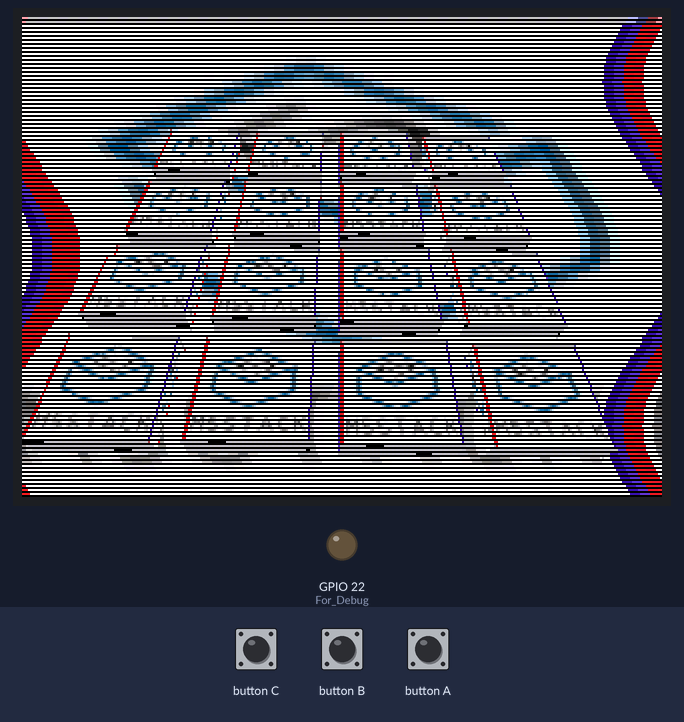
A sketch run on a simulated ESP32. On the bench: 320×240 colour display, output pins drawn as LEDs (lit = HIGH). Inputs (shaded band) come from the test bench. Random numbers use the default seed unless the sketch sets one; what the sketch prints to the serial monitor is not drawn.

Above: at 1.3 s.
1.4 s: button B pressed for 0.15 s
At 1.89 s:
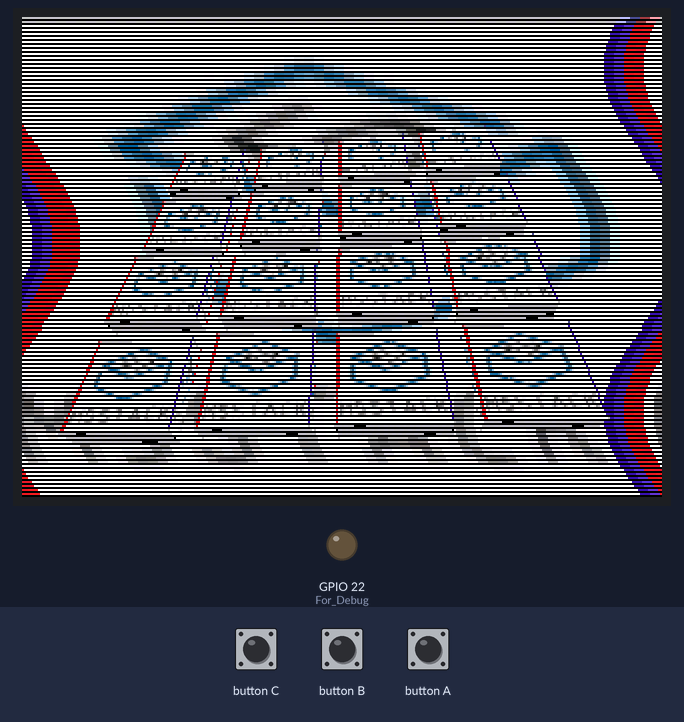
3.2 s: button A pressed for 0.15 s
At 4.0 s:
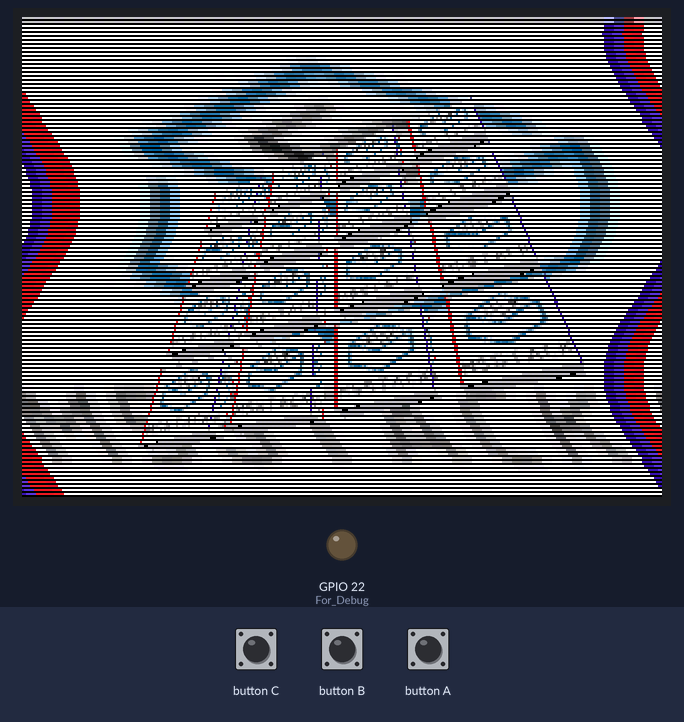
6.3 s: button A pressed for 1 s
At 7.89 s:
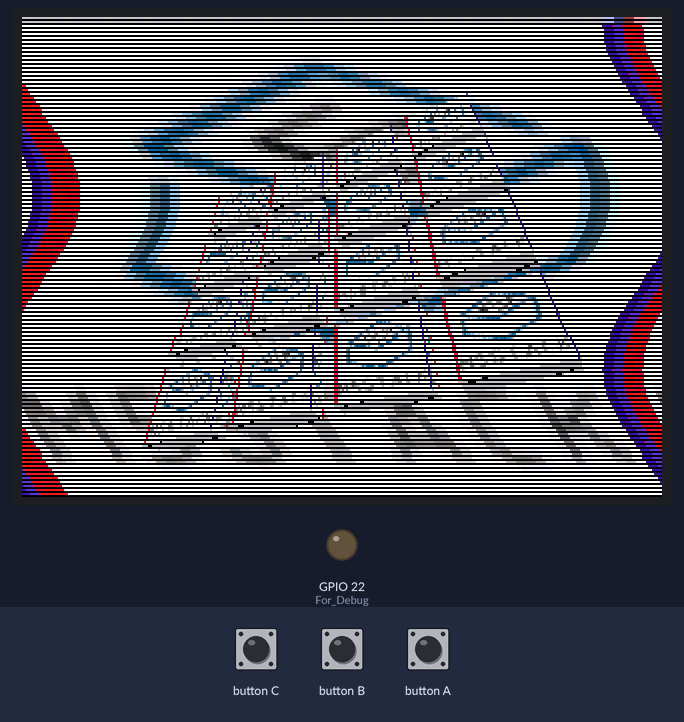
8.9 s: button B pressed for 1 s
At 10.12 s:
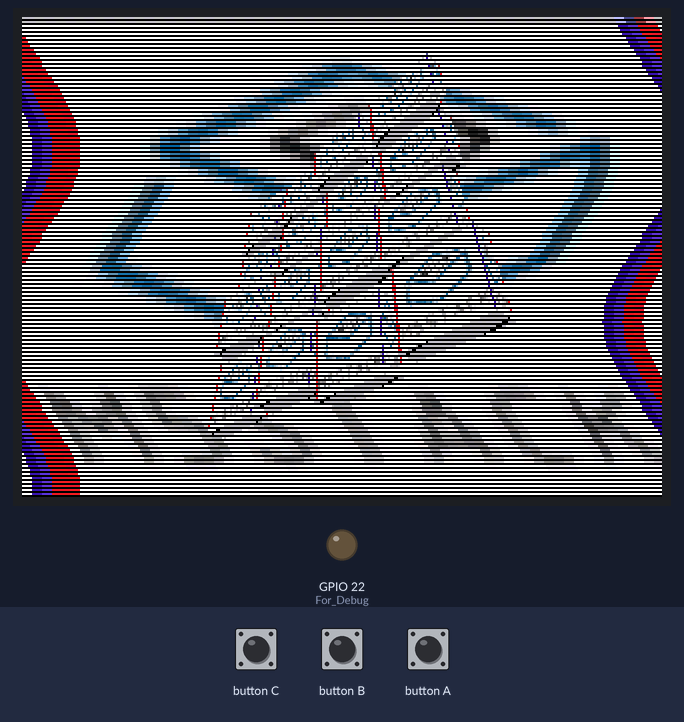
Timing chart, 0 to 11.9 s (numbered marks = the images above; inputs shaded):
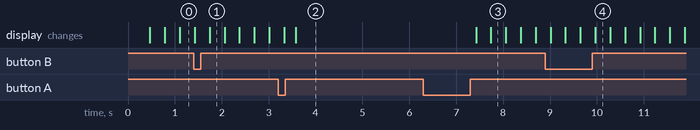

Measured:
- after the input at 6.3 s, the display: first changes after 1.1 s (image 3 shows a later state)

The sketch:

SWRasterizer.ino
```cpp
//
// m5stack_polygon.ino
//
#include <M5Stack.h>
#include <vector>

#include "vecmat.h"
#include "renderer.h"

#include "m5stack_tex.h"

#define MAX_SIN_TABLE_SIZE 256
float sintable[MAX_SIN_TABLE_SIZE];

void gentable()
{
  float phase = 0;
  for (int i = 0; i < MAX_SIN_TABLE_SIZE; i++)
  {
    sintable[i] = sin(float(i * 2 * 3.141592653f) / float(MAX_SIN_TABLE_SIZE));
  }
}

float usin(int i)
{
  return sintable[i % MAX_SIN_TABLE_SIZE];
}

float ucos(int i)
{
  return sintable[(i + (MAX_SIN_TABLE_SIZE / 4)) % MAX_SIN_TABLE_SIZE];
}

// CUBE DATA
// ref : http://www.opengl-tutorial.org//beginners-tutorials/tutorial-4-a-colored-cube/
static const renderer::VertexType cube_vertex[] = {
    // front
    {-1, -1, 1, 0x003F}, //0
    {1, -1, 1, 0x0000},  //1
    {1, 1, 1, 0x3F00},   //2
    {-1, 1, 1, 0x3F3F},  //3
    // back
    {-1, -1, -1, 0x0000}, //4
    {1, -1, -1, 0x003F},  //5
    {1, 1, -1, 0x3F3F},   //6
    {-1, 1, -1, 0x3F00},  //7
};

static const renderer::IndexType cube_indexs[] = {
    // front
    0, 1, 2, 2, 3, 0, //0
    // top
    3, 2, 6, 6, 7, 3, //1
    // back
    7, 6, 5, 5, 4, 7, //2
    // bottom
    4, 5, 1, 1, 0, 4, //3
    // left
    4, 0, 3, 3, 7, 4, //4
    // right
    1, 5, 6, 6, 2, 1, //5
};

float frand()
{
  return (float(rand() & 0xFFFF) / float(0xFFFF)) * 2.0f - 1.0f;
}

//use sintable
inline void MatrixRotation(float *dest, int x, int y, int z)
{
  MatrixIdent(dest);
  float sin_a = usin(x);
  float cos_a = ucos(x);
  float sin_b = usin(y);
  float cos_b = ucos(y);
  float sin_c = usin(z);
  float cos_c = ucos(z);
  dest[0 + 0] = cos_b * cos_c;
  dest[0 + 1] = -cos_b * sin_c;
  dest[0 + 2] = sin_b;
  dest[4 + 0] = sin_a * sin_b * cos_c + cos_a * sin_c;
  dest[4 + 1] = -sin_a * sin_b * sin_c + cos_a * cos_c;
  dest[4 + 2] = -sin_a * cos_b;
  dest[8 + 0] = -cos_a * sin_b * cos_c + sin_a * sin_c;
  dest[8 + 1] = cos_a * sin_b * sin_c + sin_a * cos_c;
  dest[8 + 2] = cos_a * cos_b;
}

static int update_num = 0;
static uint16_t *tex = (uint16_t *)M5Stack_raw;
void CacheUpdate()
{
  using namespace renderer;
#ifdef PROFILE_CACHE_UPDATE
  digitalWrite(22, LOW);
#endif //PROFILE_CACHE_UPDATE

  //For Debug
  static int isInc = 1;
  if (M5.BtnA.wasReleased())
  {
    isInc = !isInc;
  }

  static float motion_sign = 1;
  if (M5.BtnB.wasReleased())
  {
    motion_sign *= -1;
  }

  static int timer_count = 0;
  if (timer_count > 60)
  {
    motion_sign *= -1;
    timer_count = 0;
  }
  timer_count++;

  static float posdt = 0.0f;
  static float angle = 5.0;
  static float radius = 8.2;
  float delta = 0.03;
  posdt = _clamp(posdt + 0.02 * motion_sign, 0, 1);
  float sposdt = smoothstep(0.2, 0.8, posdt);
  float pos[3] = {
      cos(angle * 0.9f) * radius,
      -sin(angle * 0.8f) * radius,
      sin(angle * 0.85) * radius,
  };

  srand(12345);
  angle += delta * isInc;
  update_num = update_num + 1 * isInc;

  //prepare rendering.
  Matrix view;
  Matrix proj;
  Matrix world;
  MatrixLookAt(view.data, pos[0], pos[1], pos[2], 0, 0, 0, 0, 1, 0);
  MatrixProjection(proj.data, 45.0, 1.25, 1.0, 256.0);
  renderer::Reset();
  renderer::SetViewMatrix(view);
  renderer::SetProjMatrix(proj);
  renderer::SetVertexPointer((VertexType *)cube_vertex);
  renderer::SetIndexPointer((IndexType *)cube_indexs);
  renderer::SetTexturePointer(tex, 64, 64);
  for (int i = 0; i < 16; i++) //max 50
  {
    float x = mix(2.5f * float(i % 4) - 4.0f, frand() * 4.0f, sposdt);
    float y = mix(2.5f * float(i / 4) - 4.0f, frand() * 4.0f, sposdt);
    float z = mix(0.0f * float(i / 4) - 0.0f, frand() * 4.0f, sposdt);
    Matrix scale;
    scale.data[10] = 0.25f;
    Matrix trans;
    VecSet(&trans.data[12], x, y, z, 1);
    Matrix rotate;
    Matrix world;
    MatrixRotation(rotate.data,
                   mix(0, (rand() & 0x7F), smoothstep(0.1f, 0.9f, sposdt)),
                   mix(0, (rand() & 0x7F), smoothstep(0.1f, 0.9f, sposdt)),
                   0);
    MatrixMult(world.data, rotate.data, scale.data);
    MatrixMult(world.data, trans.data, world.data);
    SetWorldMatrix(world);
    DrawIndex(36); //_countof(cube_vertex)
  }
#ifdef PROFILE_CACHE_UPDATE
  digitalWrite(22, HIGH);
#endif //PROFILE_CACHE_UPDATE
}

void loop()
{
  M5.update();
  CacheUpdate();

  renderer::Present([](int x, int y) -> uint16_t {
    int dist = int(usin(3 * y + update_num * 2) * 20);
    int u = ((x + dist) / 5) % 64;
    int v = (y / 2) % 64;
    int idx = u + v * 64;
    return tex[idx];
  });
}

void setup(void)
{
  M5.begin();
  M5.Lcd.setSwapBytes(true);
  pinMode(22, OUTPUT); //For Debug
  gentable();
  renderer::Setup();
}
```

blit.cpp
```cpp
//
// blit.cpp
//
#include <M5Stack.h>

#include "blit.h"

struct BlitData
{
  int blitX, blitY, blitW, blitH, idx;
  void *blitBuffer = NULL;
  void *zBuffer = NULL;
};

namespace
{
static int blitIndex = 0;
static QueueHandle_t blitQueue;
} // namespace

namespace blit
{

void Request(int x, int y, int w, int h, void *b, void *z, int idx)
{
  BlitData d;
  d.blitX = x;
  d.blitY = y;
  d.blitW = w;
  d.blitH = h;
  d.blitBuffer = b;
  d.zBuffer = z;
  d.idx = idx;
  if (xQueueSend(blitQueue, &d, portMAX_DELAY) != pdTRUE)
  {
    printf("FAILED QUEUE\n");
  }
  blitIndex++;
}

int GetIndex()
{
  return blitIndex;
}

static void blitTask(void *)
{
  int blitCount = 0;
  BlitData b;
  while (1)
  {
    blitCount++;
    if (blitCount > 512)
    {
      vTaskDelay(1);
      //debug_printf("%s : blitTask heart beat\n", __func__);
      blitCount = 0;
    }
    if (xQueueReceive(blitQueue, &b, portMAX_DELAY) == pdTRUE)
    {
      //debug_printf("DEBUG : %s : buf=%p\n", __func__, b.blitBuffer);
      uint16_t *src = (uint16_t *)b.blitBuffer;
      for(int i = 0 ; i < b.blitH; i++) {
        M5.Lcd.pushImage(b.blitX, b.blitY + i * b.idx, b.blitW, 1, &src[i * b.blitW]);
      }
    }
  }
}

void Setup()
{
  blitQueue = xQueueCreate(BLIT_QUEUE_MAX, sizeof(BlitData));
  xTaskCreate(blitTask, "blitTask", 2048, NULL, 1, NULL);
}

} // namespace blit
```

blit.h
```cpp
//
// blit.h
//
#pragma once

#define BLIT_QUEUE_MAX 1

namespace blit
{
void Setup();
int GetIndex();
void Request(int x, int y, int w, int h, void *b, void *z, int idx);
} // namespace blit
```

renderer.h
```cpp
//
// Renderer.h
//
#pragma once

#include <stdint.h>

//spec configuration
#define EXT_NUM 2
#define WIDTH (320)
#define HEIGHT (240 / EXT_NUM)
#define TILE_X_DIV 1
#define TILE_Y_DIV 6
#define TILE_X_SIZE (WIDTH / TILE_X_DIV)
#define TILE_Y_SIZE (HEIGHT / TILE_Y_DIV)
#define MAX_CLIP_COUNT 8 //Don't change.
#define MAX_PRIMITIVE_COUNT 64
#define DEPTH_MAX 0xFFFF

//#define PROFILE_CACHE_UPDATE
//#define PROFILE_DRAW_RASTERIZATION
//#define PROFILE_DRAW_TILE_VISUALIZATION

namespace renderer
{
typedef uint16_t ColorType;
typedef uint16_t DepthType;
typedef uint16_t IndexType;

typedef struct VertexType_t
{
  float x, y, z;
  uint16_t color;
} VertexType;

struct Matrix
{
  float data[16] = {
      1, 0, 0, 0, //v0
      0, 1, 0, 0, //v1
      0, 0, 1, 0, //v2
      0, 0, 0, 1, //v3
  };
};

void Reset();
void SetViewMatrix(Matrix &m);
void SetProjMatrix(Matrix &m);
void SetWorldMatrix(Matrix &m);
void SetVertexPointer(VertexType *ptr);
void SetIndexPointer(IndexType *ptr);
void SetTexturePointer(uint16_t *ptr, int width, int height);
void DrawIndex(int index);
void Present(uint16_t (*clearcallback)(int x, int y) = nullptr);
void Setup();
} // namespace renderer
```

vecmat.h
```cpp
#pragma once

#define _min(a, b) ((a <= b) ? a : b)
#define _max(a, b) ((a >= b) ? a : b)
#define _clamp(x, a, b) _min(_max(x, a), b)

//----//----//----//----//----//----//----//----//----//----//----//----
// Math
//----//----//----//----//----//----//----//----//----//----//----//----
inline void VecSet(float *dest, float x, float y, float z, float w)
{
  dest[0] = x;
  dest[1] = y;
  dest[2] = z;
  dest[3] = w;
}

inline void VecSet(float *dest, float *src)
{
  dest[0] = src[0];
  dest[1] = src[1];
  dest[2] = src[2];
  dest[3] = src[3];
}

inline void VecMulMatrix(float *dest, float *v, float *m)
{
  VecSet(dest,
         v[0] * m[0x0] + v[1] * m[0x4] + v[2] * m[0x8] + v[3] * m[0xC],
         v[0] * m[0x1] + v[1] * m[0x5] + v[2] * m[0x9] + v[3] * m[0xD],
         v[0] * m[0x2] + v[1] * m[0x6] + v[2] * m[0xA] + v[3] * m[0xE],
         v[0] * m[0x3] + v[1] * m[0x7] + v[2] * m[0xB] + v[3] * m[0xF]);
}

inline void VecCross(float *dest, float *a, float *b)
{
  VecSet(dest, a[1] * b[2] - a[2] * b[1], a[2] * b[0] - a[0] * b[2], a[0] * b[1] - a[1] * b[0], 0.0f);
}

inline float VecDot(float *a, float *b)
{
  return a[0] * b[0] + a[1] * b[1] + a[2] * b[2] + a[3] * b[3];
}

inline float VecLength(float *a)
{
  return sqrt(VecDot(a, a));
}

inline void VecNormalize(float *v)
{
  float len = VecLength(v);
  if (len != 0)
  {
    len = 1.0f / len;
    VecSet(v, v[0] * len, v[1] * len, v[2] * len, v[3] * len);
  }
}

inline void MatrixIdent(float *dest)
{
  VecSet(&dest[4 * 0], 1, 0, 0, 0);
  VecSet(&dest[4 * 1], 0, 1, 0, 0);
  VecSet(&dest[4 * 2], 0, 0, 1, 0);
  VecSet(&dest[4 * 3], 0, 0, 0, 1);
}

inline void MatrixTranslate(float *dest, float x, float y, float z)
{
  VecSet(&dest[4 * 0], 1, 0, 0, 0);
  VecSet(&dest[4 * 1], 0, 1, 0, 0);
  VecSet(&dest[4 * 2], 0, 0, 1, 0);
  VecSet(&dest[4 * 3], x, y, z, 1);
}

inline void MatrixRotationf(float *dest, float x, float y, float z)
{
  MatrixIdent(dest);
  float sin_a = sin(x);
  float cos_a = cos(x);
  float sin_b = sin(y);
  float cos_b = cos(y);
  float sin_c = sin(z);
  float cos_c = cos(z);
  dest[0 + 0] = cos_b * cos_c;
  dest[0 + 1] = -cos_b * sin_c;
  dest[0 + 2] = sin_b;
  dest[4 + 0] = sin_a * sin_b * cos_c + cos_a * sin_c;
  dest[4 + 1] = -sin_a * sin_b * sin_c + cos_a * cos_c;
  dest[4 + 2] = -sin_a * cos_b;
  dest[8 + 0] = -cos_a * sin_b * cos_c + sin_a * sin_c;
  dest[8 + 1] = cos_a * sin_b * sin_c + sin_a * cos_c;
  dest[8 + 2] = cos_a * cos_b;
}

inline void MatrixMult(float *dest, float *a, float *b)
{
  float temp[16];
  for (int y = 0; y < 4; y++)
  {
    for (int x = 0; x < 4; x++)
    {
      int yi = y * 4;
      float value = 0;
      value += b[yi + 0] * a[x + 0];
      value += b[yi + 1] * a[x + 4];
      value += b[yi + 2] * a[x + 8];
      value += b[yi + 3] * a[x + 12];
      temp[x + y * 4] = value;
    }
  }
  for (int i = 0; i < 16; i++)
  {
    dest[i] = temp[i];
  }
}

inline void MatrixLookAt(float *dest, float eyex, float eyey, float eyez, float centerx, float centery, float centerz, float upx, float upy, float upz)
{
  float Z[4];
  float Y[4];
  float X[4];
  VecSet(Z, centerx - eyex, centery - eyey, centerz - eyez, 0);
  VecNormalize(Z);

  VecSet(Y, upx, upy, upz, 0);
  VecCross(X, Y, Z);
  VecNormalize(X);
  VecCross(Y, Z, X);
  float pos[4];
  VecSet(pos, eyex, eyey, eyez, 0);
  VecSet(&dest[4 * 0], X[0], Y[0], Z[0], 0);
  VecSet(&dest[4 * 1], X[1], Y[1], Z[1], 0);
  VecSet(&dest[4 * 2], X[2], Y[2], Z[2], 0);
  VecSet(&dest[4 * 3], -VecDot(X, pos), -VecDot(Y, pos), -VecDot(Z, pos), 1);
}

inline void MatrixProjection(float *dest, float fovy, float aspect, float znear, float zfar)
{
  float tanhfov = tan(fovy / 2.0f);
  float a = 1.0f / (aspect * tanhfov);
  float b = 1.0f / tanhfov;
  float c = (zfar + znear) / (zfar - znear);
  float d = 1.0f;
  float e = -(2 * zfar * znear) / (zfar - znear);

  VecSet(&dest[4 * 0], a, 0, 0, 0);
  VecSet(&dest[4 * 1], 0, b, 0, 0);
  VecSet(&dest[4 * 2], 0, 0, c, d);
  VecSet(&dest[4 * 3], 0, 0, e, 0);
}

template <typename T>
static T dot(T *a, T *b)
{
  return (a[0] * b[0] + a[1] * b[1] + a[2] * b[2] + 1); //1 == a[3] * b[3];
};

template <typename T>
static T mix(T a, T b, float x)
{
  return (1 - x) * a + b * x;
};

template <typename T>
T smoothstep(T edge0, T edge1, float x)
{
  float t = _clamp((x - edge0) / (edge1 - edge0), 0.0f, 1.0f);
  return t * t * (3 - 2 * t);
}
```

Source omitted: m5stack_tex.h (data table, 50601 bytes), renderer.cpp (12848 bytes)
